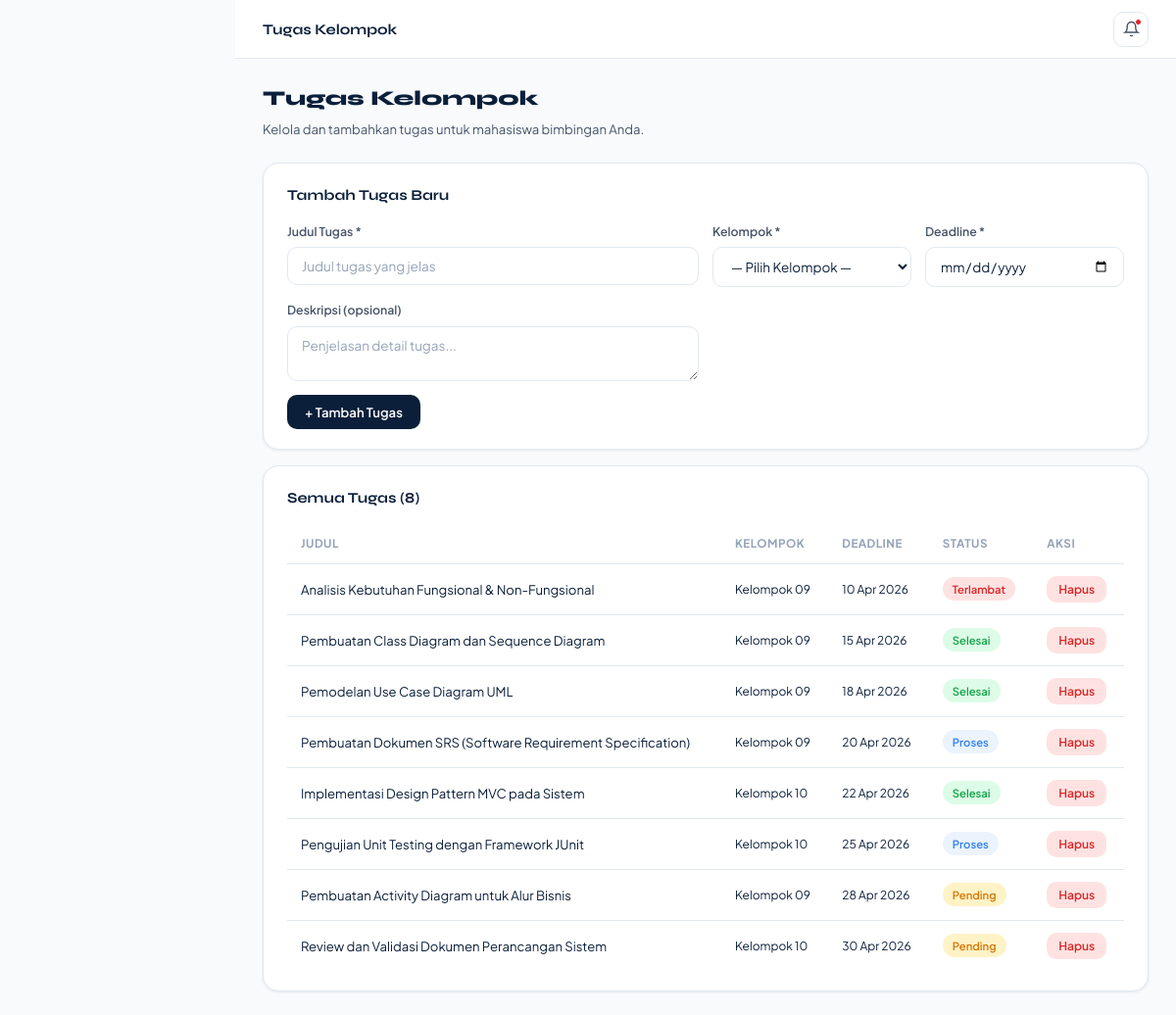
The page /index.php?page=tugasDosen (signed in) on the database its author committed.
### tables this page shows
CREATE TABLE IF NOT EXISTS tugas (
  id          INT UNSIGNED AUTO_INCREMENT PRIMARY KEY,
  judul       VARCHAR(200)  NOT NULL,
  deskripsi   TEXT          DEFAULT NULL,
  kelompok_id INT UNSIGNED  NOT NULL,
  assignee_id INT UNSIGNED  DEFAULT NULL COMMENT 'User yang ditugaskan',
  deadline    DATE          NOT NULL,
  status      ENUM('pending','proses','selesai','terlambat') DEFAULT 'pending',
  created_by  INT UNSIGNED  DEFAULT NULL,
  created_at  TIMESTAMP DEFAULT CURRENT_TIMESTAMP,
  updated_at  TIMESTAMP DEFAULT CURRENT_TIMESTAMP ON UPDATE CURRENT_TIMESTAMP,
  FOREIGN KEY (kelompok_id)  REFERENCES kelompok(id) ON DELETE CASCADE,
  FOREIGN KEY (assignee_id)  REFERENCES users(id) ON DELETE SET NULL,
  FOREIGN KEY (created_by)   REFERENCES users(id) ON DELETE SET NULL
);

CREATE TABLE IF NOT EXISTS kelompok (
  id          INT UNSIGNED AUTO_INCREMENT PRIMARY KEY,
  nama        VARCHAR(50)   NOT NULL,
  tema        VARCHAR(200)  NOT NULL,
  dosen_id    INT UNSIGNED  DEFAULT NULL,
  progress    TINYINT UNSIGNED DEFAULT 0 COMMENT '0-100 percent',
  status      ENUM('aktif','nonaktif','selesai') DEFAULT 'aktif',
  created_at  TIMESTAMP DEFAULT CURRENT_TIMESTAMP,
  updated_at  TIMESTAMP DEFAULT CURRENT_TIMESTAMP ON UPDATE CURRENT_TIMESTAMP,
  FOREIGN KEY (dosen_id) REFERENCES users(id) ON DELETE SET NULL
);

### controllers/TugasController.php (called while the page is built, shortened)
<?php
require_once __DIR__ . '/../models/Tugas.php';
class TugasController {
    private Tugas    $tugasModel;
    public function __construct() {
        $this->tugasModel    = new Tugas();
    }
    public function dosenIndex(): void {
        $tugasList    = $this->tugasModel->getAllWithKelompok();
        require_once __DIR__ . '/../views/tugas/dosen.php';
    }
}

### config/database.php (called while the page is built, shortened)
<?php
class Database {
    private static ?PDO $instance = null;
    public static function getConnection(): PDO {
        if (self::$instance === null) {
            $dsn = sprintf(
                'mysql:host=%s;port=%s;dbname=%s;charset=%s',
                DB_HOST, DB_PORT, DB_NAME, DB_CHARSET
            );
            $options = [
                PDO::ATTR_ERRMODE            => PDO::ERRMODE_EXCEPTION,
                PDO::ATTR_DEFAULT_FETCH_MODE => PDO::FETCH_ASSOC,
                PDO::ATTR_EMULATE_PREPARES   => false,
            ];
            try {
                self::$instance = new PDO($dsn, DB_USER, DB_PASS, $options);
            } catch (PDOException $e) {
                $isDev = (getenv('APP_ENV') === 'development' || getenv('APP_ENV') === false);
                die($isDev ? 'DB Error: ' . $e->getMessage() : 'Koneksi database gagal. Coba lagi nanti.');
            }
        }
        return self::$instance;
    }
}

### models/Tugas.php (called while the page is built, shortened)
<?php
require_once __DIR__ . '/../config/database.php';
class Tugas {
    private PDO $db;
    public function __construct() {
        $this->db = Database::getConnection();
    }
    public function getAllWithKelompok(): array {
        return $this->db->query(
            'SELECT t.*, u.nama AS assignee_nama, k.nama AS kelompok_nama
             FROM tugas t
             LEFT JOIN users u ON t.assignee_id = u.id
             LEFT JOIN kelompok k ON t.kelompok_id = k.id
             ORDER BY t.deadline ASC'
        )->fetchAll();
    }
}

### views/tugas/dosen.php (the view, shortened to what this page needs)
<?php
require_once __DIR__ . '/../layout/header.php';
require_once __DIR__ . '/../layout/sidebar.php';
?>
<div class="main-content">
  <div class="page-body">
    <div class="page-header">
      <h1>Tugas Kelompok</h1>
      <p>Kelola dan tambahkan tugas untuk mahasiswa bimbingan Anda.</p>
    </div>
    <div class="card mb-16">
      <div class="card-title">Tambah Tugas Baru</div>
      <form method="POST" action="index.php?action=storeTugas">
        <div style="display:grid;grid-template-columns:repeat(auto-fit,minmax(200px,1fr));gap:14px;margin-bottom:14px">
          <div class="form-group" style="grid-column:span 2">
            <label class="form-label">Judul Tugas *</label>
            <input name="judul" class="form-control" type="text"
                   placeholder="Judul tugas yang jelas" required />
          </div>
          <div class="form-group">
            <label class="form-label">Kelompok *</label>
            <select name="kelompok_id" class="form-control" required>
              <option value="">— Pilih Kelompok —</option>
            </select>
          </div>
          <div class="form-group">
            <label class="form-label">Deadline *</label>
            <input name="deadline" class="form-control" type="date" required
                   min="<?= date('Y-m-d') ?>" />
          </div>
          <div class="form-group" style="grid-column:span 2">
            <label class="form-label">Deskripsi (opsional)</label>
            <textarea name="deskripsi" class="form-control" rows="2"
                      placeholder="Penjelasan detail tugas..."></textarea>
          </div>
        </div>
        <button type="submit" class="btn btn-primary">+ Tambah Tugas</button>
      </form>
    </div>
    <div class="card">
      <div class="card-title">Semua Tugas (<?= count($tugasList) ?>)</div>
      <?php if (empty($tugasList)): ?>
      <div class="empty-state">
        <p>Belum ada tugas yang ditambahkan.</p>
      </div>
      <?php else: ?>
      <div class="table-wrap">
        <table class="data-table">
          <thead>
            <tr><th>Judul</th><th>Kelompok</th><th>Deadline</th><th>Status</th><th>Aksi</th></tr>
          </thead>
          <tbody>
            <?php foreach ($tugasList as $t): ?>
            <tr>
              <td><?= htmlspecialchars($t['judul']) ?></td>
              <td class="text-sm"><?= htmlspecialchars($t['kelompok_nama'] ?? '—') ?></td>
              <td class="text-sm"><?= date('d M Y', strtotime($t['deadline'])) ?></td>
              <td>
                <?php $bc = match($t['status']) {
                    'selesai'   => 'badge-green',
                    'proses'    => 'badge-blue',
                    'terlambat' => 'badge-red',
                    default     => 'badge-amber',
                }; ?>
                <span class="badge <?= $bc ?>"><?= ucfirst($t['status']) ?></span>
              </td>
              <td>
                <form method="POST" action="index.php?action=deleteTugas"
                      onsubmit="return confirm('Hapus tugas ini?')">
                  <button type="submit" class="btn btn-danger btn-sm">Hapus</button>
                </form>
              </td>
            </tr>
            <?php endforeach; ?>
          </tbody>
        </table>
      </div>
      <?php endif; ?>
    </div>
  </div>
</div>
<?php require_once __DIR__ . '/../layout/footer.php'; ?>

### css/style.css (style rules this page uses)
:root { --navy: #0B1F3A; --navy-mid: #132d52; --navy-light: #1e4275; --accent: #2F80ED; --accent-lt: #EBF3FD; --success: #16A34A; --success-lt: #DCFCE7; --warning: #D97706; --warning-lt: #FEF3C7; --danger: #DC2626; --danger-lt: #FEE2E2; --text-1: #0B1F3A; --text-2: #475569; --text-3: #94A3B8; --surface: #F8FAFC; --white: #ffffff; --border: #E2E8F0; --border-2: #CBD5E1; --radius-sm: 6px; --radius-md: 10px; --radius-lg: 16px; --radius-xl: 24px; --shadow-sm: 0 1px 3px rgba(11,31,58,.08); --shadow-md: 0 4px 16px rgba(11,31,58,.10); --shadow-lg: 0 8px 32px rgba(11,31,58,.13); --font-display: 'Syne', sans-serif; --font-body: 'Plus Jakarta Sans', sans-serif; --sidebar-w: 240px; }
*, *::before, *::after { box-sizing: border-box; margin: 0; padding: 0; }
html { font-size: 15px; }
body { font-family: var(--font-body); color: var(--text-1); background: var(--surface); line-height: 1.6; min-height: 100vh; }
button { cursor: pointer; font-family: var(--font-body); }
input, select, textarea { font-family: var(--font-body); }
.text-sm { font-size: 0.8rem; }
.mb-16 { margin-bottom: 16px; }
.card { background: var(--white); border: 1px solid var(--border); border-radius: var(--radius-lg); padding: 20px 24px; box-shadow: var(--shadow-sm); }
.card-title { font-family: var(--font-display); font-size: 1rem; font-weight: 700; color: var(--text-1); margin-bottom: 16px; }
.badge { display: inline-flex; align-items: center; gap: 4px; padding: 3px 10px; border-radius: 20px; font-size: 0.75rem; font-weight: 600; }
.badge-blue { background: var(--accent-lt); color: var(--accent); }
.badge-green { background: var(--success-lt); color: var(--success); }
.badge-amber { background: var(--warning-lt); color: var(--warning); }
.badge-red { background: var(--danger-lt); color: var(--danger); }
.btn { display: inline-flex; align-items: center; gap: 6px; padding: 9px 18px; border-radius: var(--radius-md); font-size: 0.875rem; font-weight: 600; border: none; transition: all 0.18s ease; }
.btn-primary { background: var(--navy); color: var(--white); }
.btn-sm { padding: 6px 12px; font-size: 0.8rem; }
.btn-danger { background: var(--danger-lt); color: var(--danger); }
.form-group { display: flex; flex-direction: column; gap: 6px; }
.form-label { font-size: 0.82rem; font-weight: 600; color: var(--text-2); }
.form-control { padding: 10px 14px; border: 1.5px solid var(--border); border-radius: var(--radius-md); font-size: 0.9rem; color: var(--text-1); background: var(--white); transition: border-color 0.15s; outline: none; width: 100%; }
.form-control::placeholder { color: var(--text-3); }
.table-wrap { overflow-x: auto; }
.data-table { width: 100%; border-collapse: collapse; font-size: 0.875rem; }
.data-table thead th { padding: 10px 14px; text-align: left; font-size: 0.78rem; font-weight: 700; text-transform: uppercase; letter-spacing: .04em; color: var(--text-3); border-bottom: 1.5px solid var(--border); white-space: nowrap; }
.data-table tbody td { padding: 12px 14px; border-bottom: 1px solid var(--border); color: var(--text-1); vertical-align: middle; }
.data-table tbody tr:last-child td { border-bottom: none; }
.main-content { flex: 1; margin-left: var(--sidebar-w); display: flex; flex-direction: column; min-height: 100vh; }
.page-body { flex: 1; padding: 24px 28px; }
.page-header { margin-bottom: 24px; }
.page-header h1 { font-family: var(--font-display); font-size: 1.4rem; font-weight: 800; }
.page-header p { font-size: 0.875rem; color: var(--text-2); margin-top: 3px; }

### rows shown on the page
tugas: judul "Analisis Kebutuhan Fungsional & Non-Fungsional", kelompok.nama "Kelompok 09", deadline "10 Apr 2026", status "Terlambat"
tugas: judul "Pembuatan Class Diagram dan Sequence Diagram", kelompok.nama "Kelompok 09", deadline "15 Apr 2026", status "Selesai"
tugas: judul "Pemodelan Use Case Diagram UML", kelompok.nama "Kelompok 09", deadline "18 Apr 2026", status "Selesai"
tugas: judul "Pembuatan Dokumen SRS (Software Requirement Specification)", kelompok.nama "Kelompok 09", deadline "20 Apr 2026", status "Proses"
tugas: judul "Implementasi Design Pattern MVC pada Sistem", kelompok.nama "Kelompok 10", deadline "22 Apr 2026", status "Selesai"
tugas: judul "Pengujian Unit Testing dengan Framework JUnit", kelompok.nama "Kelompok 10", deadline "25 Apr 2026", status "Proses"
tugas: judul "Pembuatan Activity Diagram untuk Alur Bisnis", kelompok.nama "Kelompok 09", deadline "28 Apr 2026", status "Pending"
tugas: judul "Review dan Validasi Dokumen Perancangan Sistem", kelompok.nama "Kelompok 10", deadline "30 Apr 2026", status "Pending"

### other values the page prints
$pageTitle "Tugas Kelompok"
count($tugasList) "8"
